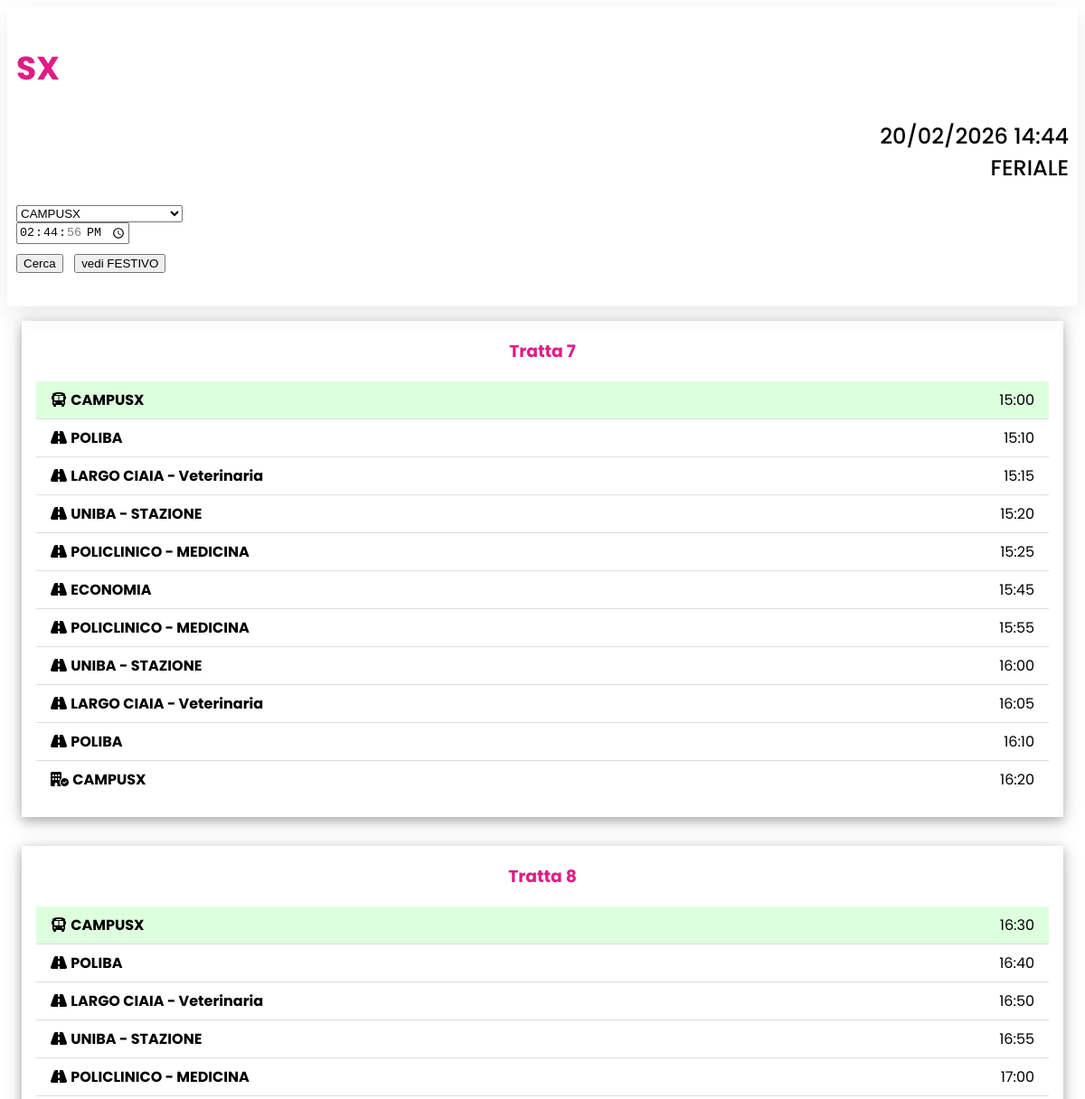
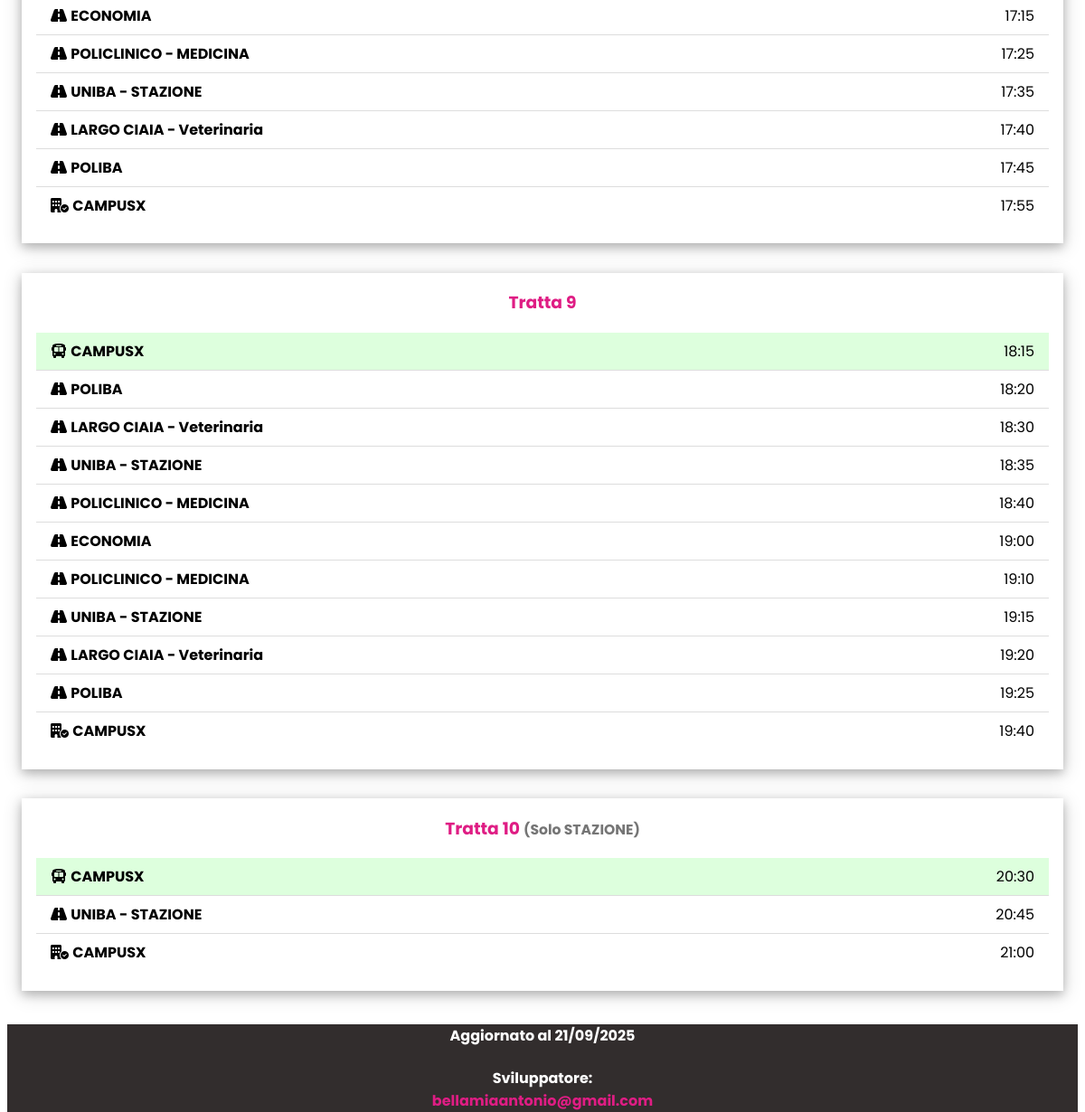
Screenshot of /partenza.php?fermata=cxc with the database file from the repository (2 pictures, top to bottom).
### tables this page shows
CREATE TABLE IF NOT EXISTS `orari` (
  `id` int NOT NULL AUTO_INCREMENT,
  `orario` time DEFAULT NULL,
  `tipoGiorno` tinyint(1) NOT NULL DEFAULT '1',
  `tratta` int UNSIGNED NOT NULL,
  `idLuogo` varchar(3) NOT NULL DEFAULT 'stz',
  PRIMARY KEY (`id`),
  UNIQUE KEY `orario` (`orario`,`tipoGiorno`),
  KEY `idLuogo` (`idLuogo`),
  KEY `tipoGiorno` (`tipoGiorno`,`tratta`),
  KEY `fk_orari_tratte` (`tratta`,`tipoGiorno`)
);

CREATE TABLE IF NOT EXISTS `luogo` (
  `id` varchar(3) NOT NULL,
  `denominazione` text NOT NULL,
  PRIMARY KEY (`id`)
);

CREATE TABLE IF NOT EXISTS `tratte` (
  `numero` int UNSIGNED NOT NULL,
  `tipo` tinyint(1) NOT NULL DEFAULT '1',
  `note` text,
  PRIMARY KEY (`numero`,`tipo`)
);

### partenza.php (the view, shortened to what this page needs)
<?php
$fermata = $_GET['fermata'];
$tipoGiorno = isset($_GET['fest']) ? (int)$_GET['fest'] : (date('N') < 6 ? 0 : 1);
$ora = isset($_GET['orario']) ? $_GET['orario'] : date('H:i:s');
include_once 'header.php';
$queryTratte = "
    SELECT DISTINCT tratta
    FROM orari
    WHERE tipoGiorno = $tipoGiorno AND idLuogo = '$fermata'
";
$tratteResult = $sxConn->query($queryTratte);
while($trattaRow = $tratteResult->fetch_assoc()) {
    $tratta = $trattaRow['tratta'];
    $queryNote = "SELECT note FROM tratte WHERE numero = $tratta AND tipo = $tipoGiorno LIMIT 1";
    $noteRes = $sxConn->query($queryNote);
    $note = "";
    if ($noteRes && $noteRes->num_rows > 0) {
        $noteVal = $noteRes->fetch_assoc()['note'];
        if (!is_null($noteVal) && trim($noteVal) !== "") {
            $note = " <small class='w3-text-grey'>($noteVal)</small>";
        }
    }
    $queryStart = "
        SELECT orario
        FROM orari
        WHERE tratta = $tratta AND tipoGiorno = $tipoGiorno AND idLuogo = '$fermata' AND orario >= '$ora'
        ORDER BY orario ASC LIMIT 1
    ";
    $startResult = $sxConn->query($queryStart);
    if($startResult->num_rows == 0) continue;
    $startOrario = $startResult->fetch_assoc()['orario'];
    $queryOrari = "
        SELECT O.orario, O.idLuogo, L.denominazione
        FROM orari O
        JOIN luogo L ON L.id = O.idLuogo
        WHERE O.tratta = $tratta
        AND O.tipoGiorno = $tipoGiorno
        AND O.orario >= '$startOrario'
        ORDER BY O.orario
    ";
    $resultOrari = $sxConn->query($queryOrari);
    $fermate = [];
    while($row = $resultOrari->fetch_assoc()){
        $fermate[] = $row;
    }
    echo '<div class="w3-container">';
    echo '  <div class="w3-panel w3-card-4">';
    echo "    <h3 class='w3-center c-primary'>Tratta $tratta$note</h3>";
    echo "    <ul class='w3-ul'>";
    foreach ($fermate as $i => $row) {
        $orarioFmt = substr($row['orario'], 0, 5);
        $classeExtra = '';
        $icona = "<i class='fa-solid fa-road'></i> ";
        if ($i == 0) {
            $classeExtra = ' w3-pale-green';
            $icona = "<i class='fa-solid fa-bus'></i> ";
        } elseif ($i == count($fermate) - 1) {
            $classeExtra = '';
            $icona = "<i class='fa-solid fa-building-circle-check'></i> ";
        }
        echo "<li class='$classeExtra' data-luogo='{$row['idLuogo']}' data-orario='{$row['orario']}'>
                $icona <b>{$row['denominazione']}</b>
                <span class='w3-right'>{$orarioFmt}</span>
              </li>";
    }
    echo "    </ul>";
    echo "  </div>";
    echo "</div>";
}
include_once 'footer.php';
?>

### styles/w3.css (style rules this page uses)
.w3-ul { list-style-type: none; padding: 0; margin: 0 }
.w3-ul li { padding: 8px 16px; border-bottom: 1px solid #ddd }
.w3-ul li:last-child { border-bottom: none }
.w3-main, { transition: margin-left .4s }
.w3-container:after, .w3-container:before, .w3-panel:after, .w3-panel:before, .w3-row:after, .w3-row:before, .w3-row-padding:after, .w3-row-padding:before, .w3-cell-row:before, .w3-cell-row:after, .w3-clear:after, .w3-clear:before, .w3-bar:before, .w3-bar:after { content: ""; display: table; clear: both }
.w3-container, .w3-panel { padding: 0.01em 16px }
.w3-panel { margin-top: 16px; margin-bottom: 16px }
.w3-card-4, .w3-hover-shadow:hover { box-shadow: 0 4px 10px 0 rgba(0, 0, 0, 0.2), 0 4px 20px 0 rgba(0, 0, 0, 0.19) }
.w3-center { text-align: center !important }
.w3-right { float: right !important }
.w3-pale-green, .w3-hover-pale-green:hover { color: #000 !important; background-color: #ddffdd !important }
.w3-text-grey, .w3-hover-text-grey:hover, .w3-text-gray, .w3-hover-text-gray:hover { color: #757575 !important }

### styles/general.css (style rules this page uses)
:root { --primary-color: rgb(223, 29, 132); --footer-color: rgb(52, 52, 52); }
html, body { height: 100%; }
body { word-wrap: break-word; overflow-wrap: break-word; white-space: normal; }
.c-primary { color: var(--primary-color) !important; }

### rows the page displays
orari: idLuogo.denominazione "CAMPUSX", orario "15:00"
orari: idLuogo.denominazione "POLIBA", orario "15:10"
orari: idLuogo.denominazione "LARGO CIAIA - Veterinaria", orario "15:15"
orari: idLuogo.denominazione "UNIBA - STAZIONE", orario "15:20"
orari: idLuogo.denominazione "POLICLINICO - MEDICINA", orario "15:25"
orari: idLuogo.denominazione "ECONOMIA", orario "15:45"
orari: idLuogo.denominazione "POLICLINICO - MEDICINA", orario "15:55"
orari: idLuogo.denominazione "UNIBA - STAZIONE", orario "16:00"
orari: idLuogo.denominazione "LARGO CIAIA - Veterinaria", orario "16:05"
orari: idLuogo.denominazione "POLIBA", orario "16:10"
orari: idLuogo.denominazione "CAMPUSX", orario "16:20"
orari: idLuogo.denominazione "CAMPUSX", orario "16:30"
orari: idLuogo.denominazione "POLIBA", orario "16:40"
orari: idLuogo.denominazione "LARGO CIAIA - Veterinaria", orario "16:50"
orari: idLuogo.denominazione "UNIBA - STAZIONE", orario "16:55"
orari: idLuogo.denominazione "POLICLINICO - MEDICINA", orario "17:00"
orari: idLuogo.denominazione "ECONOMIA", orario "17:15"
orari: idLuogo.denominazione "POLICLINICO - MEDICINA", orario "17:25"
orari: idLuogo.denominazione "UNIBA - STAZIONE", orario "17:35"
orari: idLuogo.denominazione "LARGO CIAIA - Veterinaria", orario "17:40"
orari: idLuogo.denominazione "POLIBA", orario "17:45"
orari: idLuogo.denominazione "CAMPUSX", orario "17:55"
orari: idLuogo.denominazione "CAMPUSX", orario "18:15"
orari: idLuogo.denominazione "POLIBA", orario "18:20"
orari: idLuogo.denominazione "LARGO CIAIA - Veterinaria", orario "18:30"
orari: idLuogo.denominazione "UNIBA - STAZIONE", orario "18:35"
orari: idLuogo.denominazione "POLICLINICO - MEDICINA", orario "18:40"
orari: idLuogo.denominazione "ECONOMIA", orario "19:00"
orari: idLuogo.denominazione "POLICLINICO - MEDICINA", orario "19:10"
orari: idLuogo.denominazione "UNIBA - STAZIONE", orario "19:15"
orari: idLuogo.denominazione "LARGO CIAIA - Veterinaria", orario "19:20"
orari: idLuogo.denominazione "POLIBA", orario "19:25"
orari: idLuogo.denominazione "CAMPUSX", orario "19:40"
tratte: note "Solo STAZIONE"
orari: idLuogo.denominazione "CAMPUSX", orario "20:30"
orari: idLuogo.denominazione "UNIBA - STAZIONE", orario "20:45"
orari: idLuogo.denominazione "CAMPUSX", orario "21:00"

### other values shown
$tratta "7"
$tratta "8"
$tratta "9"
$tratta "10"
form field fermata "CAMPUSX"
